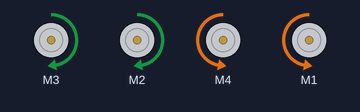
Recording of a sketch running on a simulated Arduino Uno, built with avr-gcc and run on an emulated ATmega328P. Parts: 4 × DC motor (green arrow = forward, orange = backward, longer = faster). What the sketch prints to the serial monitor is not drawn.

Above: at 0.1 s.
Timing chart, 0 to 1.6 s (numbered marks = the images above):
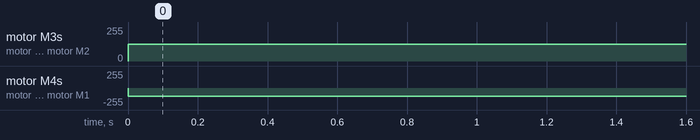

The sketch:

Alex.ino
```cpp
#include <serialize.h>
#include <stdarg.h> // week9studio1 activity 0

#include "packet.h"
#include "constants.h"

/*
 * Alex's configuration constants
 */

// Number of ticks per revolution from the
// wheel encoder.
#define PI  3.141592654
#define COUNTS_PER_REV      4.0
// Wheel circumference in cm.
// We will use this to calculate forward/backward distance traveled
// by taking revs * WHEEL_CIRC

#define WHEEL_CIRC          21.3628300444

/*
 *    Alex's State Variables
 */

// Store the ticks from Alex's left and
// right encoders.
volatile unsigned long leftTicks;
volatile unsigned long rightTicks;

// Store the revolutions on Alex's left
// and right wheels
volatile unsigned long leftRevs;
volatile unsigned long rightRevs;

// Forward and backward distance traveled
volatile unsigned long forwardDist;
volatile unsigned long reverseDist;


/*
 *
 * Alex Communication Routines.
 *
 */

TResult readPacket(TPacket *packet)
{
    // Reads in data from the serial port and
    // deserializes it.Returns deserialized
    // data in "packet".

    char buffer[PACKET_SIZE];
    int len;

    len = readSerial(buffer);

    if(len == 0)
      return PACKET_INCOMPLETE;
    else
      return deserialize(buffer, len, packet);

}

void sendStatus()
{
  // Implement code to send back a packet containing key
  // information like leftTicks, rightTicks, leftRevs, rightRevs
  // forwardDist and reverseDist
  // Use the params array to store this information, and set the
  // packetType and command files accordingly, then use sendResponse
  // to send out the packet. See sendMessage on how to use sendResponse.
  //
}

void sendMessage(const char *message)
{
  // Sends text messages back to the Pi. Useful
  // for debugging.

  TPacket messagePacket;
  messagePacket.packetType=PACKET_TYPE_MESSAGE;
  strncpy(messagePacket.data, message, MAX_STR_LEN);
  sendResponse(&messagePacket);
}

void dbprintf(char *format, ...)
{
  va_list args;
  char buffer[128];
  va_start(args, format);
  vsprintf(buffer, format, args);
  sendMessage(buffer);
}

void sendBadPacket()
{
  // Tell the Pi that it sent us a packet with a bad
  // magic number.

  TPacket badPacket;
  badPacket.packetType = PACKET_TYPE_ERROR;
  badPacket.command = RESP_BAD_PACKET;
  sendResponse(&badPacket);

}

void sendBadChecksum()
{
  // Tell the Pi that it sent us a packet with a bad
  // checksum.

  TPacket badChecksum;
  badChecksum.packetType = PACKET_TYPE_ERROR;
  badChecksum.command = RESP_BAD_CHECKSUM;
  sendResponse(&badChecksum);
}

void sendBadCommand()
{
  // Tell the Pi that we don't understand its
  // command sent to us.

  TPacket badCommand;
  badCommand.packetType=PACKET_TYPE_ERROR;
  badCommand.command=RESP_BAD_COMMAND;
  sendResponse(&badCommand);
}

void sendBadResponse()
{
  TPacket badResponse;
  badResponse.packetType = PACKET_TYPE_ERROR;
  badResponse.command = RESP_BAD_RESPONSE;
  sendResponse(&badResponse);
}

void sendOK()
{
  TPacket okPacket;
  okPacket.packetType = PACKET_TYPE_RESPONSE;
  okPacket.command = RESP_OK;
  sendResponse(&okPacket);
}

void sendResponse(TPacket *packet)
{
  // Takes a packet, serializes it then sends it out
  // over the serial port.
  char buffer[PACKET_SIZE];
  int len;

  len = serialize(buffer, packet, sizeof(TPacket));
  writeSerial(buffer, len);
}


/*
 * Setup and start codes for external interrupts and
 * pullup resistors.
 *
 */
// Enable pull up resistors on pins 18 and 19
void enablePullups()
{
  // Use bare-metal to enable the pull-up resistors on pins
  // 19 and 18. These are pins PD2 and PD3 respectively.
  // We set bits 2 and 3 in DDRD to 0 to make them inputs.
  DDRD &= ~(0b00001100);
  PORTD |= 0b00001100;
}

// By driving it high, the interupt pins as left high, as the encoders turn every quarter, some magnet magic happens which pulls the voltage on
// interrupt pin low, triggering the falling edge interrupt.

// Functions to be called by INT2 and INT3 ISRs.
void leftISR()
{
  leftTicks++;
  float leftRev = leftTicks / COUNTS_PER_REV;
  Serial.print("LEFT: ");
  Serial.println(leftRev);
  float leftDist = leftRev * WHEEL_CIRC;
  Serial.println(leftDist);
}

void rightISR()
{
  rightTicks++;
  float rightRev = rightTicks / COUNTS_PER_REV;
  Serial.print("RIGHT: ");
  Serial.println(rightTicks);
  float rightDist = rightRev * WHEEL_CIRC;
  Serial.println(rightDist);
}

// Set up the external interrupt pins INT2 and INT3
// for falling edge triggered. Use bare-metal.
void setupEINT()
{
  // Use bare-metal to configure pins 18 and 19 to be
  // falling edge triggered. Remember to enable
  // the INT2 and INT3 interrupts.
  // Hint: Check pages 110 and 111 in the ATmega2560 Datasheet.
  EICRA = 0b10100000; // 10 is falling edge for INT3 and INT2
  EIMSK = 0b00001100; // Enable interrupts on INT3 and INT2
}

// Implement the external interrupt ISRs below.
// INT3 ISR should call leftISR while INT2 ISR
// should call rightISR.
ISR(INT3_vect)
{
  leftISR();
}

ISR(INT2_vect)
{
  rightISR();
}
// Implement INT2 and INT3 ISRs above.

/*
 * Setup and start codes for serial communications
 *
 */
// Set up the serial connection. For now we are using
// Arduino Wiring, you will replace this later
// with bare-metal code.
void setupSerial()
{
  // To replace later with bare-metal.
  Serial.begin(9600);
  // Change Serial to Serial2/Serial3/Serial4 in later labs when using the other UARTs
}

// Start the serial connection. For now we are using
// Arduino wiring and this function is empty. We will
// replace this later with bare-metal code.

void startSerial()
{
  // Empty for now. To be replaced with bare-metal code
  // later on.

}

// Read the serial port. Returns the read character in
// ch if available. Also returns TRUE if ch is valid.
// This will be replaced later with bare-metal code.

int readSerial(char *buffer)
{

  int count=0;

  // Change Serial to Serial2/Serial3/Serial4 in later labs when using other UARTs

  while(Serial.available())
    buffer[count++] = Serial.read();

  return count;
}

// Write to the serial port. Replaced later with
// bare-metal code

void writeSerial(const char *buffer, int len)
{
  Serial.write(buffer, len);
  // Change Serial to Serial2/Serial3/Serial4 in later labs when using other UARTs
}

/*
 * Alex's setup and run codes
 *
 */

// Clears all our counters
void clearCounters()
{
  leftTicks=0;
  rightTicks=0;
  leftRevs=0;
  rightRevs=0;
  forwardDist=0;
  reverseDist=0;
}

// Clears one particular counter
void clearOneCounter(int which)
{
  switch(which)
  {
    case 0:
      clearCounters();
      break;

    case 1:
      leftTicks=0;
      break;

    case 2:
      rightTicks=0;
      break;

    case 3:
      leftRevs=0;
      break;

    case 4:
      rightRevs=0;
      break;

    case 5:
      forwardDist=0;
      break;

    case 6:
      reverseDist=0;
      break;
  }
}
// Intialize Alex's internal states

void initializeState()
{
  clearCounters();
}

void handleCommand(TPacket *command)
{
  switch(command->command)
  {
    // For movement commands, param[0] = distance, param[1] = speed.
    case COMMAND_FORWARD:
        sendOK();
        forward((double) command->params[0], (float) command->params[1]);
      break;

    /*
     * Implement code for other commands here.
     *
     */

    default:
      sendBadCommand();
  }
}

void waitForHello()
{
  int exit=0;

  while(!exit)
  {
    TPacket hello;
    TResult result;

    do
    {
      result = readPacket(&hello);
    } while (result == PACKET_INCOMPLETE);

    if(result == PACKET_OK)
    {
      if(hello.packetType == PACKET_TYPE_HELLO)
      {


        sendOK();
        exit=1;
      }
      else
        sendBadResponse();
    }
    else
      if(result == PACKET_BAD)
      {
        sendBadPacket();
      }
      else
        if(result == PACKET_CHECKSUM_BAD)
          sendBadChecksum();
  } // !exit
}

void setup() {
  // put your setup code here, to run once:

  cli();
  setupEINT();
  setupSerial();
  startSerial();
  enablePullups();
  initializeState();
  sei();
}

void handlePacket(TPacket *packet)
{
  switch(packet->packetType)
  {
    case PACKET_TYPE_COMMAND:
      handleCommand(packet);
      break;

    case PACKET_TYPE_RESPONSE:
      break;

    case PACKET_TYPE_ERROR:
      break;

    case PACKET_TYPE_MESSAGE:
      break;

    case PACKET_TYPE_HELLO:
      break;
  }
}

void loop() {
// Uncomment the code below for Step 2 of Activity 3 in Week 8 Studio 2

  forward(0, 50);

  dbprintf("PI is %3.2f\n", PI);

// Uncomment the code below for Week 9 Studio 2

/*
 // put your main code here, to run repeatedly:
  TPacket recvPacket; // This holds commands from the Pi

  TResult result = readPacket(&recvPacket);

  if(result == PACKET_OK)
    handlePacket(&recvPacket);
  else
    if(result == PACKET_BAD)
    {
      sendBadPacket();
    }
    else
      if(result == PACKET_CHECKSUM_BAD)
      {
        sendBadChecksum();
      }

      */
}
```

constants.h
```cpp
#ifndef __CONSTANTS_INC__
#define __CONSTANTS_INC__

/*
 *  This file containts all the packet types, commands
 *  and status constants
 *
 */

// Packet types
typedef enum
{
  PACKET_TYPE_COMMAND = 0,
  PACKET_TYPE_RESPONSE = 1,
  PACKET_TYPE_ERROR = 2,
  PACKET_TYPE_MESSAGE = 3,
  PACKET_TYPE_HELLO = 4
} TPacketType;

// Response types. This goes into the command field
typedef enum
{
  RESP_OK = 0,
  RESP_STATUS=1,
  RESP_BAD_PACKET = 2,
  RESP_BAD_CHECKSUM = 3,
  RESP_BAD_COMMAND = 4,
  RESP_BAD_RESPONSE = 5
} TResponseType;


// Commands
// For direction commands, param[0] = distance in cm to move
// param[1] = speed
typedef enum
{
  COMMAND_FORWARD = 0,
  COMMAND_REVERSE = 1,
  COMMAND_TURN_LEFT = 2,
  COMMAND_TURN_RIGHT = 3,
  COMMAND_STOP = 4,
  COMMAND_GET_STATS = 5,
  COMMAND_CLEAR_STATS = 6
} TCommandType;
#endif
```

packet.h
```cpp
#ifndef __CONTROL_H__
#define __CONTROL_H__

#include <stdint.h>

#define MAX_STR_LEN   32
// This packet has 1 + 1 + 2 + 32 + 16 * 4 = 100 bytes
typedef struct
{

	char packetType;
	char command;
	char dummy[2]; // Padding to make up 4 bytes
	char data[MAX_STR_LEN]; // String data
	uint32_t params[16];
} TPacket;


#endif
```

robotlib.ino
```cpp
#include <AFMotor.h>
// Direction values
typedef enum dir
{
  STOP,
  GO,
  BACK,
  CCW,
  CW
} dir;

// Motor control
#define FRONT_LEFT   3 // M4 on the driver shield
#define FRONT_RIGHT  2 // M1 on the driver shield
#define BACK_LEFT    4 // M3 on the driver shield
#define BACK_RIGHT   1 // M2 on the driver shield

AF_DCMotor motorFL(FRONT_LEFT);
AF_DCMotor motorFR(FRONT_RIGHT);
AF_DCMotor motorBL(BACK_LEFT);
AF_DCMotor motorBR(BACK_RIGHT);

void move(float speed, int direction)
{
  int speed_scaled = (speed/100.0) * 255;
  motorFL.setSpeed(speed_scaled);
  motorFR.setSpeed(speed_scaled);
  motorBL.setSpeed(speed_scaled);
  motorBR.setSpeed(speed_scaled);

  switch(direction)
    {
      case BACK:
        motorFL.run(BACKWARD);
        motorFR.run(BACKWARD);
        motorBL.run(FORWARD);
        motorBR.run(FORWARD);
      break;
      case GO:
        motorFL.run(FORWARD);
        motorFR.run(FORWARD);
        motorBL.run(BACKWARD);
        motorBR.run(BACKWARD);
      break;
      case CW:
        motorFL.run(BACKWARD);
        motorFR.run(FORWARD);
        motorBL.run(FORWARD);
        motorBR.run(BACKWARD);
      break;
      case CCW:
        motorFL.run(FORWARD);
        motorFR.run(BACKWARD);
        motorBL.run(BACKWARD);
        motorBR.run(FORWARD);
      break;
      case STOP:
      default:
        motorFL.run(STOP);
        motorFR.run(STOP);
        motorBL.run(STOP);
        motorBR.run(STOP);
    }
}

void forward(float dist, float speed)
{
  move(speed, FORWARD);
}

void backward(float dist, float speed)
{
  move(speed, BACKWARD);
}

void ccw(float dist, float speed)
{
  move(speed, CCW);
}

void cw(float dist, float speed)
{
  move(speed, CW);
}

void stop()
{
  move(0, STOP);
}
```

Measured:
- by itself, motor M3, motor M2: stopped → forward 127/255 at 0.00 s
- by itself, motor M4, motor M1: stopped → backward 127/255 at 0.00 s
